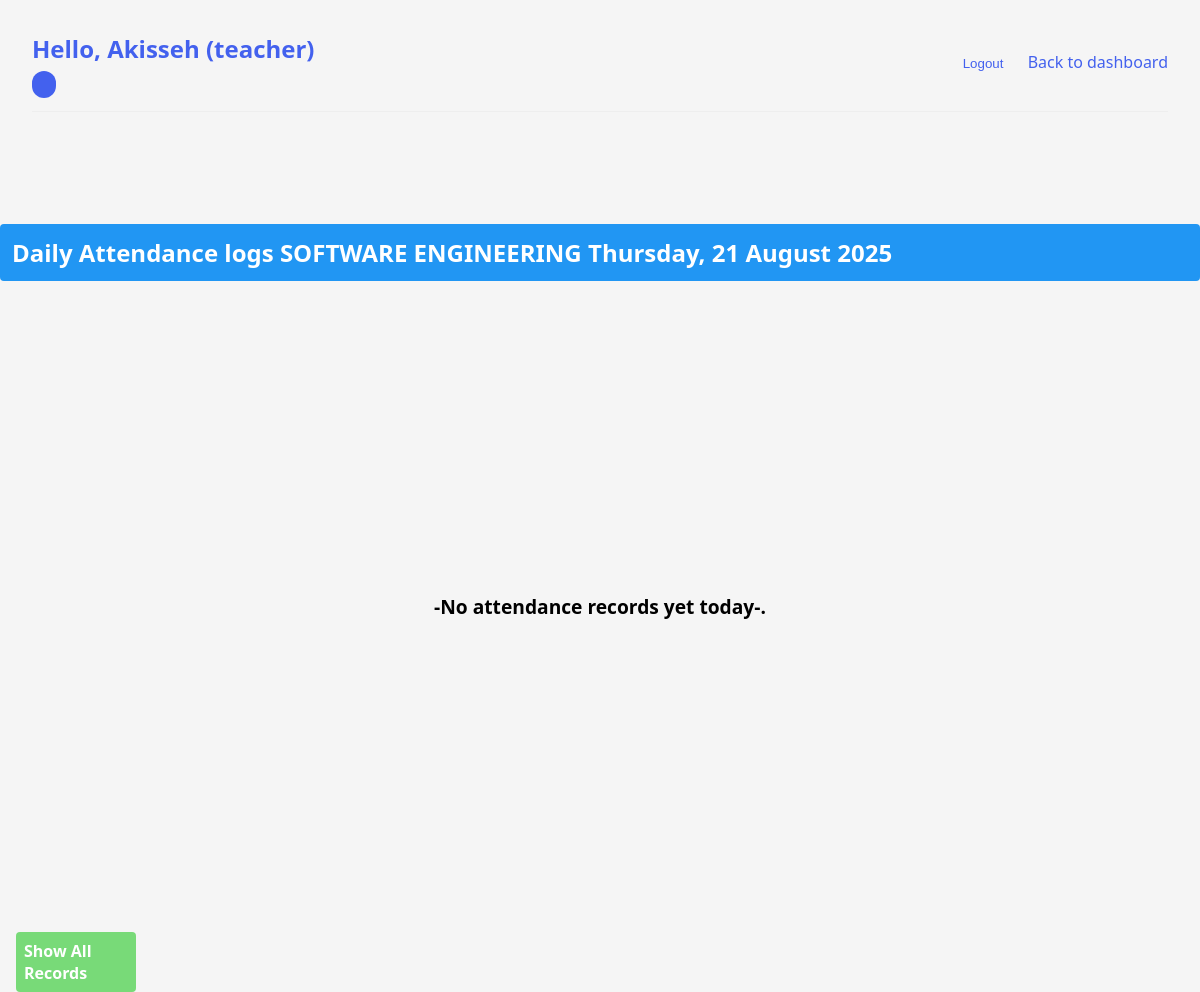
Page /dashboard/ (signed in) on the committed database.
### users/models.py (models this page shows, shortened)
class CustomUser(AbstractUser):
    user_type = models.CharField(max_length=100, choices=USER_TYPE_CHOICES, null=True,blank=True)
    phone_number = models.CharField(max_length=20, null=True,blank=True)
    department = models.ForeignKey(Department,on_delete=models.SET_NULL,null=True,blank=True)

class Department(models.Model):
    name = models.CharField(max_length=100, unique=True)

### attendance/views.py (the view)
# urls.py: path('dashboard/', views.dashboard_view, name='dashboard'),
@login_required
def dashboard_view(request):
    show_all = request.GET.get("view") == "all"
    if show_all:
        records = AttendanceRecord.objects.select_related('user').order_by('-date', '-scanned_at')
        today_label = "All Attendance Records"
    else:
        today = timezone.localdate()
        records = AttendanceRecord.objects.filter(date=today).select_related('user')
        today_label = today.strftime("%A, %d %B %Y")
    attendance_data = (
        records
        .values('user__username')
        .annotate(count=Count('date', distinct=True))
        .order_by('-count')
    )
    formatted_data = [{"user":entry['user__username'], "count": entry['count']} for entry in attendance_data]
    chart_base64 = generate_attendance_chart(formatted_data)
    return render(request, "dashboard.html", {
            "records": records,
        "today": today_label,
        "show_all": show_all,
        "chart_base64": chart_base64,
        })

### HINETEC_ATTENDANCE_SYSTEM/utils.py (called while the page is built)
def generate_attendance_chart(data):
    users = [item['user'] for item in data]
    counts = [item['count'] for item in data]
    fig, ax = plt.subplots(figsize=(6, 4))
    colormap = cm.get_cmap('tab20', len(users))
    colors = [colormap(i) for i in range(len(users))]
    ax.bar(users, counts, color=colors ,width=0.5)
    ax.set_title("Attendance by User")
    ax.set_xlabel("USERS" , fontsize=16)
    ax.set_ylabel("Count")
    plt.tight_layout()
    plt.xticks(rotation=44, fontsize=8)
    buffer = BytesIO()
    fig.savefig(buffer, format='png')
    buffer.seek(0)
    image_png = buffer.getvalue()
    buffer.close()
    chart_base64 = base64.b64encode(image_png).decode('utf-8')
    return chart_base64

### templates/dashboard.html (shortened to what this page needs)
{% load static %}
<!DOCTYPE html>
<html lang="en">
<head>
    <link rel="stylesheet" href="{% static 'css/dashboard.css' %}">
    <link rel="stylesheet" href="{% static 'css/daily-logs.css' %}">
</head>
<body>
    <div class="dashboard-container">
        <header class="dashboard-header">
            <div class="greeting">
                <h2>Hello, {{ user.username }} ({{user.user_type}})</h2>
                <span class="user-role-badge">{{ user.get_role_display }}</span>
            </div>
            <nav>
                <form action="{% url 'logout' %}" method="post">
                    <button type="submit" class="logout-btn">Logout</button>
                    <a href="{% url 'daily_logs' %}">Back to dashboard</a>
                </form>
            </nav>
        </header>
    </div>
    <div class="card">
    <h2 class="dashboard-heading"> Daily Attendance logs  {{ request.user.department.name }} {{today}}</h2>
  {% if records %}
  <div class="attendance-table-wrapper">
    <form method"get" class="date-filter">
      {% if show_all%}
      <a href="{% url 'daily_logs' %}" class="btn button">Back to Today's Logs</a>
      {% else %}
      <a href="?view=all" class="btn button">Show All Records</a>
      {% endif %}
    </form>
    <div class="export-buttons">
      <h2>📤 Export Attendance Logs</h2>
      <div style="margin-top: 10px;">
        {% comment %} <a href="{% url 'export_excel' %}" class="btn btn-success">📥 Export to Excel</a> {% endcomment %}
        <a href="{% url 'pdf' %}?view={{ request.GET.view }}" class="btn btn-danger">📄 Export to PDF</a>
      </div>
    </div>
     <table class="attendance-table">
      {% comment %} <p class="display">Swipe left or right to view attendance</p> {% endcomment %}
      <thead>
        <tr>
        <th>Users</th>
        <th>Departments
        </th
        ><th>Date</th>
         <th>Hours Worked</th>
        <th>Check-in</th>
        <th>Check-out</th>
      </tr>
      </thead>
      <tbody>
        {% for r in records %}
        <tr>
          <td class="td-text">{{ r.user.username }}</td>
          <td class="td-text">{{r.user.department.name}}
          </td>
          <td class="td-text">{{r.scanned_at|date:"Y-m-d"}}</td>
          <td>
            {{r.hours_worked}}
          </td>
          <td class="{% if r.scanned_at %}status-ok-in {% else %}status-missing-in{%endif%}">{{ r.scanned_at|date:"H:i:s" }}</td>
          <td class="{% if r.checked_out_at %}status-ok {% else %}status-missing{%endif%}">
          {% if r.checked_out_at %}
          {{ r.checked_out_at|date:"H:i:s" }}
          {% else %}
          -
          {% endif %}</td>
        </tr>
      {% endfor %}
      <tbody>
    </table>
    <img alt="Attendance Chart" class="chart">
  </div>
  {% else %}
    <p class="no-records ">-No attendance records yet today-.</p>
    <a href="?view=all" class="btn button">Show All Records</a>
  {% endif %}
  </div>
</body>
</html>

### frontend/css/dashboard.css (style rules this page uses)
body { font-family: 'Segoe UI', system-ui, sans-serif; margin: 0; background-color: #f8f9fa; }
.dashboard-container { max-width: 1200px; margin: 0 auto; padding: 2rem; }
.dashboard-header { display: flex; justify-content: space-between; align-items: center; margin-bottom: 2rem; padding-bottom: 1rem; border-bottom: 1px solid #eee; }
.greeting h2 { color: #4361ee; margin: 0 0 0.5rem 0; }
.user-role-badge { background: #4361ee; color: white; padding: 0.25rem 0.75rem; border-radius: 20px; font-size: 0.85rem; }
.logout-btn { background: transparent; color: #4361ee; border: none; padding: 0.5rem 1.25rem; border-radius: 4px; cursor: pointer; transition: all 0.3s cubic-bezier(0.25, 0.8,0.25,1); }
a { text-decoration: none; border-radius: 8px; color: #4361ee; transition: all 0.3s cubic-bezier(0.25, 0.8,0.25,1); }

### frontend/css/daily-logs.css (style rules this page uses)
* { box-sizing: border-box; margin: 0; padding: 0; }
body { background-color: #f5f5f5; }
.dashboard-heading { margin: 1rem 0; margin-top: 3rem; font-size: 1.5rem; font-weight: 600; color: #ffffff; border-radius: 4px; text-align: left; background-color: #2196f3; padding: 0.75rem; }
.no-records { text-align: center; font-size: larger; font-weight: 600; }
.button { padding: 0.5rem; border-radius: 4px; border: none; width: 10%; background: #78da78; color: #ffffff; font-weight: 700; margin: 0 1em; display: inline-block; }
.no-records { margin: 19.5rem auto; }

### rows in the picture
CustomUser: username "Akisseh", user_type "teacher", user.department.name "SOFTWARE ENGINEERING"

### other values in the picture
{{ today }} "Thursday, 21 August 2025"
